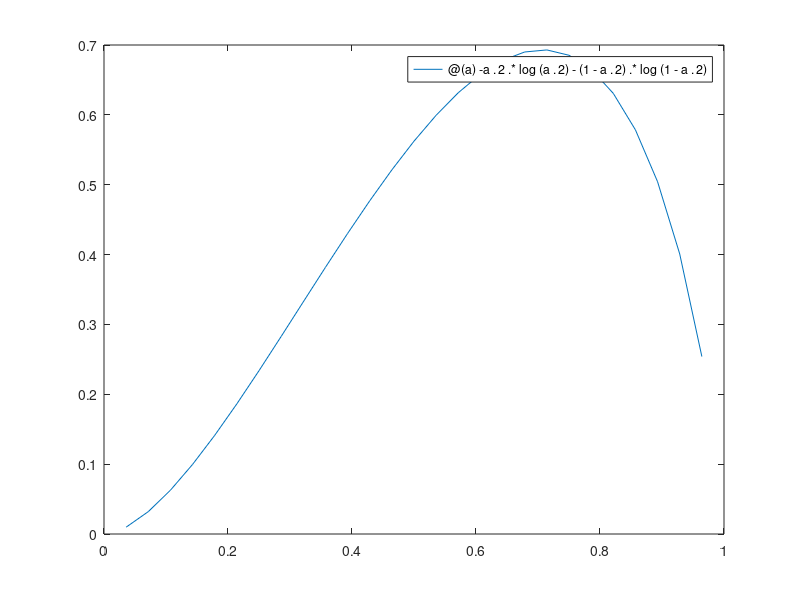

Write MATLAB code to recreate this figure. (Note: this script raises an error after producing the figure.)
% The entropy of the first qubit observed by Alice
% 
% Author: Jinlong Huang
        
figure;
h = fplot(@(a) -a.^2.*log(a.^2)-(1-a.^2).*log(1-a.^2),[0,1])

